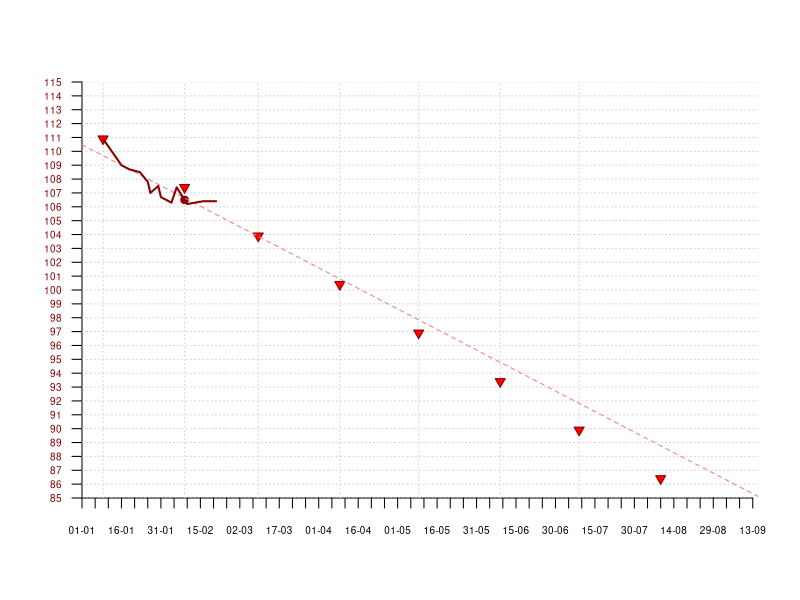

Here is the R script that generated this plot:
dates <- as.Date(c("2017-01-09",
                   "2017-01-16",
                   "2017-01-19",
                   "2017-01-23",
                   "2017-01-26",
                   "2017-01-27",
                   "2017-01-30",
                   "2017-01-31",
                   "2017-02-04",
                   "2017-02-06",
                   "2017-02-09",
                   "2017-02-10",
                   "2017-02-13",
                   "2017-02-16",
                   "2017-02-21"))

vals <- c(110.9,
          109.0,
          108.7,
          108.5,
          107.8,
          107.0,
          107.5,
          106.7,
          106.3,
          107.4,
          106.5,
          106.2,
          106.3,
          106.4,
          106.4)

plot(dates,
     vals,
     col="black",
     pch=3,
     type="n",
     xaxt="n",
     yaxt="n",
     xaxs="i",
     yaxs="i",
     xlab="",
     ylab="",
     bty="n",
     ylim=c(85,115),
     xlim=as.Date(c("2017-01-01",
                    "2017-09-15")))

xdts <- seq(as.Date(c("2017-01-01")),
        as.Date(c("2017-09-15")),
        by=5)
xlbls <- format(xdts,
                format="%d-%m")
axis(1, 
     at=xdts,
     labels=xlbls,
     las=1,
     cex.axis=0.6)

axis(2, 
     at=seq(85,
            115,
            by=1),
     las=0.5,
     cex.axis=0.6,
     las=2,
     col.axis="darkred")

abline(h=seq(85,
             115,
             by=1),
       col="lightgrey",
       lty=3)

abline(v=as.Date(c("2017-01-09", "2017-02-09", "2017-03-09", "2017-04-09", "2017-05-09", "2017-06-09", "2017-07-09")),
       col="lightgrey",
       lty=3)

dts <- as.Date(c("2017-01-09","2017-02-09","2017-03-09","2017-04-09","2017-05-09","2017-06-09","2017-07-09","2017-08-09"),
                 "%Y-%m-%d")
lbls <- format(dts, format="%d.%m")

points(dts,
       c(110.9, 107.4, 103.9, 100.4, 96.9, 93.4, 89.9, 86.4),
       pch=25,
       cex=1,
       col="darkred",
       bg="red")
points(as.Date("2017-02-09",
               "%Y-%m-%d"),
       106.5,
       col="darkred",
       pch=19)

df <- data.frame(x=dates,
                 y=vals)
lf <- lm(y ~ x, 
         data = df)
abline(lf,
       lty=2,
       col="lightcoral")
lines(dates,
      vals,
      lwd=2,
      col="darkred")

BMI = function(height_m,weight_kg){(1.3*weight_kg/(height_m)^2.5)}
h = 1.85
w = vals
my_bmi = data.frame(h,w)
my_bmi$bmi = BMI(my_bmi$h,
                 my_bmi$w)

# par(new = TRUE)
# plot(dates,
#      my_bmi$bmi,
#      axes=F,
#      xlab=NA,
#      ylab=NA,
#      col="darkblue",
#      pch=18,
#      #type="n",
#      #xaxt="n",
#      #yaxt="n",
#      xaxs="i",
#      yaxs="i",
#      #xlab="",
#      #ylab="",
#      bty="n",
#      ylim=c(21,35),
#      xlim=as.Date(c("2017-01-01",
#                     "2017-09-15")),
#      panel.first = rect(0.1,#dates[1],
#                         30,
#                         as.Date("2017-10-01"),
#                         34.99,
#                         col='lightcoral', 
#                         border=NA,
#                         alpha=0.2))
# axis(4, 
#      at=seq(20,
#             35,
#             by=1),
#      las=0.5,
#      cex.axis=0.6,
#      las=2,
#      col.axis="darkblue")
# 
# my_bmi$bmi
# #
# #rect(100,#xleft 
# #     300,#ybottom 
# #     125,#xright 
# #     350 #ytop)
